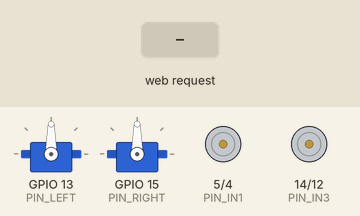
Simulated run of this sketch. Board: ESP8266 (NodeMCU). Shown: 2 × servo, motor-driver pin pairs drawn as motors (green arrow = first pin HIGH = forward, orange = second pin HIGH = backward, longer = more drive). Inputs (shaded band) come from the test bench. What the sketch prints to the serial monitor is not drawn.

Above: at 1.7 s.
1.8 s: HTTP request GET /drive?x=1 received
At 2.4 s:
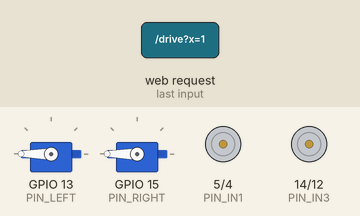
3.3 s: HTTP request GET /drive?y=1 received
At 4.5 s:
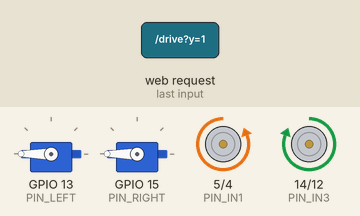
4.8 s: HTTP request GET /drive?x=0 received
At 5.8 s:
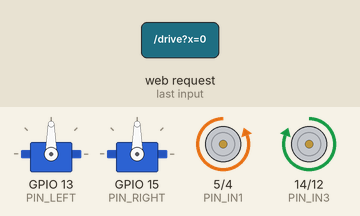
6.3 s: HTTP request GET /drive?r=1 received
At 7.0 s:
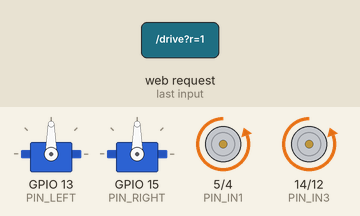
7.8 s: HTTP request GET /drive?r=0 received
At 8.1 s:
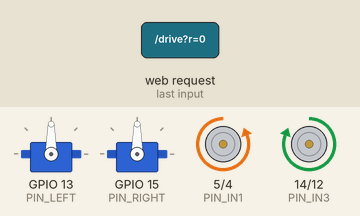
9.3 s: HTTP request GET /drive?x=120 received
At 10.5 s:
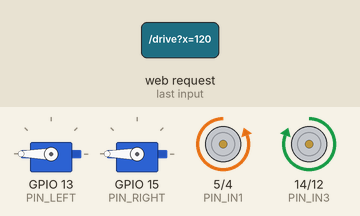
Timing chart, 0 to 11.8 s (numbered marks = the images above; inputs shaded):
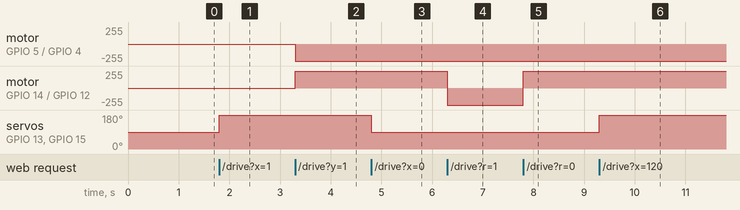

Measured:
- after the input at 1.8 s, servo on GPIO 13 (PIN_LEFT), servo on GPIO 15 (PIN_RIGHT): 90° → 180° at once
- after the input at 3.3 s, motor on GPIO 5 (PIN_IN1) / GPIO 4 (PIN_IN2): stopped → backward 255/255 at once; motor on GPIO 14 (PIN_IN3) / GPIO 12 (PIN_IN4): stopped → forward 255/255 at once
- after the input at 4.8 s, servo on GPIO 13 (PIN_LEFT), servo on GPIO 15 (PIN_RIGHT): 180° → 90° at once
- after the input at 6.3 s, motor on GPIO 14 (PIN_IN3) / GPIO 12 (PIN_IN4): forward 255/255 → backward 255/255 at once
- after the input at 7.8 s, motor on GPIO 14 (PIN_IN3) / GPIO 12 (PIN_IN4): backward 255/255 → forward 255/255 at once
- after the input at 9.3 s, servo on GPIO 13 (PIN_LEFT), servo on GPIO 15 (PIN_RIGHT): 90° → 180° at once

The sketch:

Swerve.ino
```cpp
#include <ESP8266WiFi.h>
#include <ESP8266WebServer.h>
#include <Servo.h>

#define PIN_IN1 5
#define PIN_IN2 4

#define PIN_IN3 14
#define PIN_IN4 12

#define PIN_LEFT 13
#define PIN_RIGHT 15

Servo left, right;

ESP8266WebServer server(80);

const char* ssid = "Swerve";
const char* password = "12345678";

// Last received joystick values
float joyX = 0.0;
float joyY = 0.0;
float joyR = 0.0;

//Range Parameters
float newMin = 0;
float newMax = 180;

float oldMax = 1.0;
float oldMin = -1.0;


const char webpage[] PROGMEM = R"rawliteral(
<!DOCTYPE html>
<html>
<head>
  <meta name="viewport" content="width=device-width, initial-scale=1">
  <title>Robot Controller</title>
  <style>
    body {
      font-family: Arial, sans-serif;
      background: #111;
      color: white;
      text-align: center;
      padding: 20px;
    }
    .box {
      background: #1e1e1e;
      border-radius: 16px;
      padding: 20px;
      max-width: 420px;
      margin: auto;
    }
    .value {
      font-size: 22px;
      margin: 10px 0;
    }
    .status {
      margin-top: 15px;
      font-size: 18px;
      color: #aaa;
    }
    button {
      font-size: 18px;
      padding: 12px 18px;
      border-radius: 12px;
      border: none;
      margin-top: 10px;
    }
  </style>
</head>
<body>
  <div class="box">
    <h1>Swerve Robot Control</h1>
    <p>Pair controller to phone first, then press Start.</p>

    <button onclick="startReading()">Start</button>

    <div class="value">X: <span id="xVal">0.00</span></div>
    <div class="value">Y: <span id="yVal">0.00</span></div>
    <div class="value">R: <span id="rVal">0.00</span></div>

    <div class="status" id="status">Waiting...</div>
  </div>

  <script>
    let intervalId = null;
    let lastSentX = 0;
    let lastSentY = 0;
    let lastSentR = 0;

    function clampDeadband(v, deadband = 0.15) {
      if (Math.abs(v) < deadband) return 0;
      return v;
    }
j
    function startReading() {
      if (intervalId !== null) return;

      document.getElementById("status").innerText = "Reading controller...";

      intervalId = setInterval(() => {
        const gamepads = navigator.getGamepads ? navigator.getGamepads() : [];
        const gp = gamepads[0];

        if (!gp) {
          document.getElementById("status").innerText = "No controller detected";
          return;
        }

        // Left stick: axes[0] = X, axes[1] = Y
        let x = clampDeadband(gp.axes[0] || 0);
        let y = clampDeadband(gp.axes[1] || 0);
        let r = clampDeadband(gp.axes[2] || 0);


        // Optional: invert Y so pushing stick forward gives positive value
        y = -y;

        document.getElementById("xVal").innerText = x.toFixed(2);
        document.getElementById("yVal").innerText = y.toFixed(2);
        document.getElementById("rVal").innerText = r.toFixed(2);
        document.getElementById("status").innerText = "Controller connected";

        // Only send if changed enough
        if (Math.abs(x - lastSentX) > 0.03 || Math.abs(y - lastSentY) > 0.03 || Math.abs(r - lastSentR) > 0.03) {
          lastSentX = x;
          lastSentY = y;
          lastSentR = r;

          fetch(`/drive?x=${x.toFixed(2)}&y=${y.toFixed(2)}&r=${r.toFixed(2)}`)
            .catch(err => {
              document.getElementById("status").innerText = "Send failed";
              console.log(err);
            });
        }
      }, 100);
    }
  </script>
</body>
</html>
)rawliteral";

void handleRoot() {
  server.send(200, "text/html", webpage);
}

void handleDrive() {
  if (server.hasArg("x")) {
    joyX = server.arg("x").toFloat();
  }
  if (server.hasArg("y")) {
    joyY = server.arg("y").toFloat();
  }
  if (server.hasArg("r")) {
    joyR = server.arg("r").toFloat();
  }

  Serial.print("Received -> X: ");
  Serial.print(joyX, 2);
  Serial.print("  Y: ");
  Serial.println(joyY, 2);
  Serial.print("  R: ");
  Serial.println(joyR, 2);

  if(joyR == 0){
    if(joyY > 0){
      digitalWrite(PIN_IN1, LOW);
      digitalWrite(PIN_IN2, HIGH);

      digitalWrite(PIN_IN3, HIGH);
      digitalWrite(PIN_IN4, LOW);
    }else if(joyY < 0){
      digitalWrite(PIN_IN1, HIGH);
      digitalWrite(PIN_IN2, LOW);

      digitalWrite(PIN_IN3, LOW);
      digitalWrite(PIN_IN4, HIGH);
    }else{
      digitalWrite(PIN_IN1, LOW);
      digitalWrite(PIN_IN2, LOW);
      digitalWrite(PIN_IN3, LOW);
      digitalWrite(PIN_IN4, LOW);
    }
    if(joyY < 0){
        newMax = 0;
        newMin = 180;
      }else{
        newMax = 180;
        newMin = 0;
      }
      float servo_pos = newMin + (joyX - oldMin) * (newMax - newMin) / (oldMax - oldMin);
      left.write(servo_pos);
      right.write(servo_pos);
      Serial.print(servo_pos);
  }else if(joyR > 0){
      left.write(90);
      right.write(90);
      digitalWrite(PIN_IN1, LOW);
      digitalWrite(PIN_IN2, HIGH);

      digitalWrite(PIN_IN3, LOW);
      digitalWrite(PIN_IN4, HIGH);
  }else{
      left.write(90);
      right.write(90);
      digitalWrite(PIN_IN1, HIGH);
      digitalWrite(PIN_IN2, LOW);

      digitalWrite(PIN_IN3, HIGH);
      digitalWrite(PIN_IN4, LOW);
  }

  server.send(200, "text/plain", "OK");
}

void setup() {
  Serial.begin(115200);
  delay(500);

  WiFi.softAP(ssid, password);

  Serial.println();
  Serial.println("Access Point started");
  Serial.print("ESP IP: ");
  Serial.println(WiFi.softAPIP());

  server.on("/", handleRoot);
  server.on("/drive", handleDrive);

  pinMode(PIN_IN1, OUTPUT);
  pinMode(PIN_IN2, OUTPUT);
  pinMode(PIN_IN3, OUTPUT);
  pinMode(PIN_IN4, OUTPUT);

  left.attach(PIN_LEFT);
  right.attach(PIN_RIGHT);

  server.begin();
  Serial.println("Web server started");
}

void loop() {
  server.handleClient();
}
```
